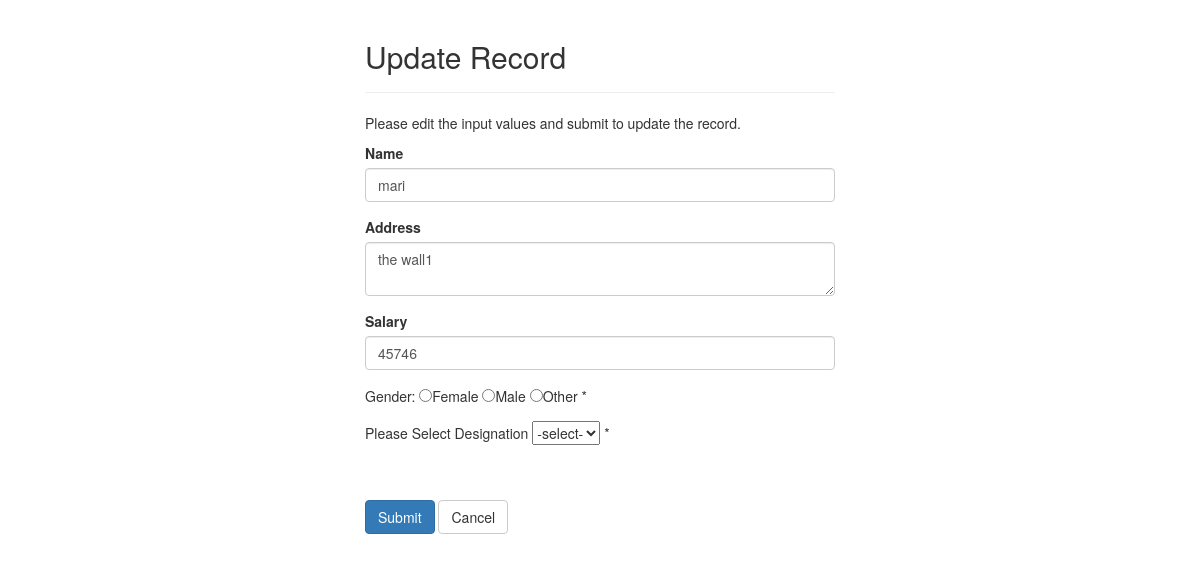
Page /update.php?id=4 on the committed database.
### tables this page shows
CREATE TABLE `employees` (
  `id` int(11) NOT NULL,
  `name` varchar(100) NOT NULL,
  `address` varchar(255) NOT NULL,
  `salary` int(10) NOT NULL,
  `gender` varchar(50) DEFAULT NULL,
  `designation` varchar(50) DEFAULT NULL
);

### update.php (the view, shortened to what this page needs)
<?php
require_once 'config.php';
$name = $address = $salary = $gender = $designation = "";
$name_err = $address_err = $salary_err = $gender_err = $designation_err = "";
if(isset($_POST["id"]) && !empty($_POST["id"])){
    $id = $_POST["id"];
    $input_name = trim($_POST["name"]);
    if(empty($input_name)){
        $name_err = "Please enter a name.";
    } elseif(!filter_var(trim($_POST["name"]), FILTER_VALIDATE_REGEXP, array("options"=>array("regexp"=>"/^[a-zA-Z'-.\s ]+$/")))){
        $name_err = 'Please enter a valid name.';
    } else{
        $name = $input_name;
    }
    $input_address = trim($_POST["address"]);
    if(empty($input_address)){
        $address_err = 'Please enter an address.';
    } else{
        $address = $input_address;
    }
    $input_salary = trim($_POST["salary"]);
    if(empty($input_salary)){
        $salary_err = "Please enter the salary amount.";
    } elseif(!ctype_digit($input_salary)){
        $salary_err = 'Please enter a positive integer value.';
    } else{
        $salary = $input_salary;
    }
    $input_gender = (isset($_POST["gender"]))? $_POST["gender"] : '';
    if(empty($input_gender)){
      $gender_err = "Please fill gender";
    } else{
      $gender = $input_gender;
    }
    $input_designation = $_POST["designation"];
    if($input_designation == ''){
      $designation_err = "Please select designation";
    } else{
      $designation = $input_designation;
    }
    if(empty($name_err) && empty($address_err) && empty($salary_err) && empty($gender_err) && empty($designation_err)){
        $sql = "UPDATE employees SET name=:name, address=:address, salary=:salary, gender=:gender, designation=:designation WHERE id=:id";
        if($stmt = $pdo->prepare($sql)){
            $stmt->bindParam(':name', $param_name);
            $stmt->bindParam(':address', $param_address);
            $stmt->bindParam(':salary', $param_salary);
            $stmt->bindParam(':gender', $param_gender);
            $stmt->bindParam(':designation', $param_designation);
            $stmt->bindParam(':id', $param_id);
            $param_name = $name;
            $param_address = $address;
            $param_salary = $salary;
            $param_gender = $gender;
            $param_designation = $designation;
            $param_id = $id;
            if($stmt->execute()){
                header("location: index.php");
                exit();
            } else{
                echo "Something went wrong. Please try again later.";
            }
        }
        unset($stmt);
    }
    unset($pdo);
} else{
    if(isset($_GET["id"]) && !empty(trim($_GET["id"]))){
        $sql = "SELECT * FROM employees WHERE id = :id";
        if($stmt = $pdo->prepare($sql)){
            $stmt->bindParam(':id', $param_id);
            if($stmt->execute()){
                if($stmt->rowCount() == 1){
                    $row = $stmt->fetch(PDO::FETCH_ASSOC);
                    $name = $row["name"];
                    $address = $row["address"];
                    $salary = $row["salary"];
                } else{
                    header("location: error.php");
                    exit();
                }
            } else{
                echo "Oops! Something went wrong. Please try again later.";
            }
        }
    }  else{
        header("location: error.php");
        exit();
    }
}
?>
<!DOCTYPE html>
<html lang="en">
<head>
    <link rel="stylesheet" href="https://maxcdn.bootstrapcdn.com/bootstrap/3.3.7/css/bootstrap.css">
</head>
<body>
    <div class="wrapper">
        <div class="container-fluid">
            <div class="row">
                <div class="col-md-12">
                    <div class="page-header">
                        <h2>Update Record</h2>
                    </div>
                    <p>Please edit the input values and submit to update the record.</p>
                    <form action="<?php echo htmlspecialchars(basename($_SERVER['REQUEST_URI'])); ?>" method="post">
                        <div class="form-group <?php echo (!empty($name_err)) ? 'has-error' : ''; ?>">
                            <label>Name</label>
                            <input type="text" name="name" class="form-control" value="<?php echo $name; ?>">
                        </div>
                        <div class="form-group <?php echo (!empty($address_err)) ? 'has-error' : ''; ?>">
                            <label>Address</label>
                            <textarea name="address" class="form-control"><?php echo $address; ?></textarea>
                        </div>
                        <div class="form-group <?php echo (!empty($salary_err)) ? 'has-error' : ''; ?>">
                            <label>Salary</label>
                            <input type="text" name="salary" class="form-control" value="<?php echo $salary; ?>">
                        </div>
                        <div class="form-group <?php echo (!empty($gender_err)) ? 'has-error' : ''; ?>">
                          Gender:
                              <input type="radio" name="gender" <?php if (isset($gender) && $gender=="female") echo "checked";?> value="female">Female
                              <input type="radio" name="gender" <?php if (isset($gender) && $gender=="male") echo "checked";?> value="male">Male
                              <input type="radio" name="gender" <?php if (isset($gender) && $gender=="other") echo "checked";?> value="other">Other
                              <span class="error">* <?php echo $gender_err;?></span>
                        </div>
                        <div class="form-group <?php echo (!empty($designation_err)) ? 'has-error' : ''; ?>">
                          <span>Please Select Designation</Span>
                            <select name="designation" class="dropdown">
                              <option value="">-select-</option>
                                </select>
                                <span class="error">* <?php echo $designation_err;?></span>
                                </div>
                        <input type="submit" class="btn btn-primary" value="Submit">
                        <a href="index.php" class="btn btn-default">Cancel</a>
                    </form>
                </div>
            </div>
        </div>
    </div>
</body>
</html>

### update.php (style rules this page uses)
.wrapper { width: 500px; margin: 0 auto; }

### rows in the picture
employees: name "mari", address "the wall1", salary "45746"
